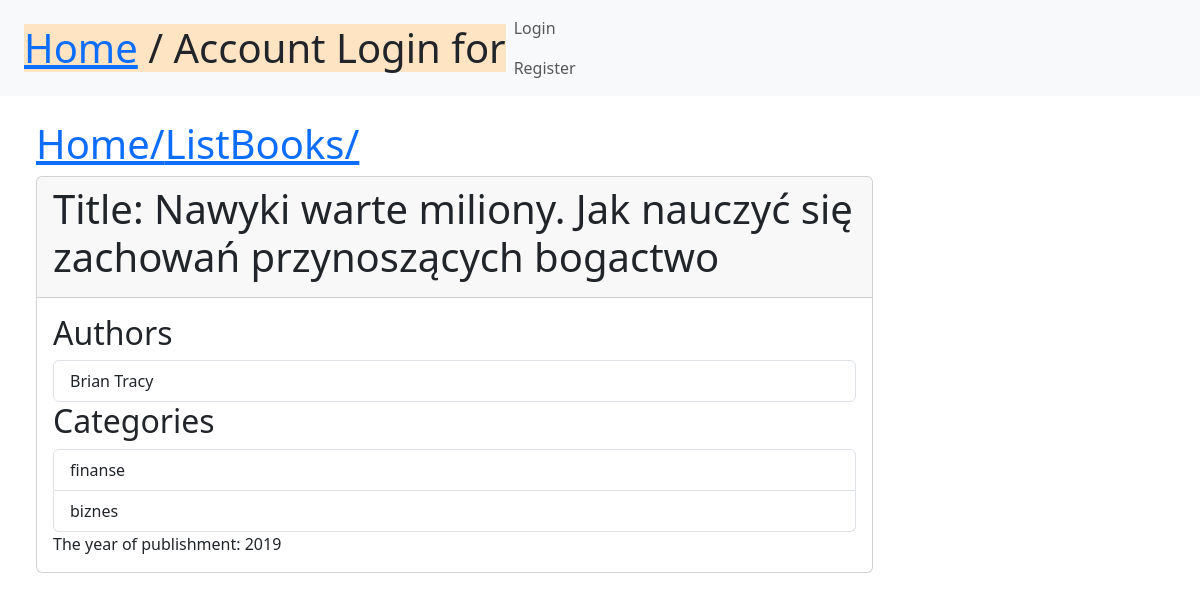
The page /books/2/ on the database its author committed.
### media/models.py (models this page shows, shortened)
class Book(models.Model):
    title = models.CharField(max_length=150)
    year = models.IntegerField(validators=[validate_year])
    authors = models.ManyToManyField(Author, related_name="books")
    categories = models.ManyToManyField(Category)
    relimg = models.ImageField(upload_to='profile_images', default='test.png')

class Author(models.Model):
    fullname = models.CharField(max_length=128, null=True)
    def __str__(self):
        return self.fullname

class Category(models.Model):
    name = models.CharField(max_length=64)
    def __str__(self):
        return self.name

### media/views.py (the view)
# urls.py: path('books/<int:pk>/', BookDetailView.as_view(), name='detail_books'),
class BookDetailView(View):
    def get(self, request, pk):
        ksiazka = Book.objects.get(pk=pk)
        form = BookAddForm()
        return render(request, 'detailbook.html', {'book': ksiazka, 'form': form})

### media/templates/detailbook.html (shortened to what this page needs)
{% extends 'base.html' %}
{% block content %}
<body>
<h1 class="text-2xl leading-none text-gray-900 tracking-tight mt-3"><a href="/">Home/</a><a href="/books/">ListBooks/</a> </h1>
</body>
<div class="card w-75">
    <div class="card-header">
        <h1> Title: {{ book.title }}</h1>
    </div>
    <div class="card-body">
        <h2> Authors</h2>
        <ul class="list-group">
            {% for author in book.authors.all %}
            <li class="list-group-item">{{ author }}</li>
            {% endfor %}
        </ul>
        <h2> Categories</h2>
        <ul class="list-group">
            {% for category in book.categories.all %}
            <li class="list-group-item">{{ category }}</li>
            {% endfor %}
        </ul>
        <div> The year of publishment: {{ book.year}}</div>
    </div>
</div>
{% endblock %}

### rows shown on the page
Book: title "Nawyki warte miliony. Jak nauczyć się zachowań przynoszących bogactwo", year "2019"
Author: fullname "Brian Tracy"
Category: name "finanse"
Category: name "biznes"
